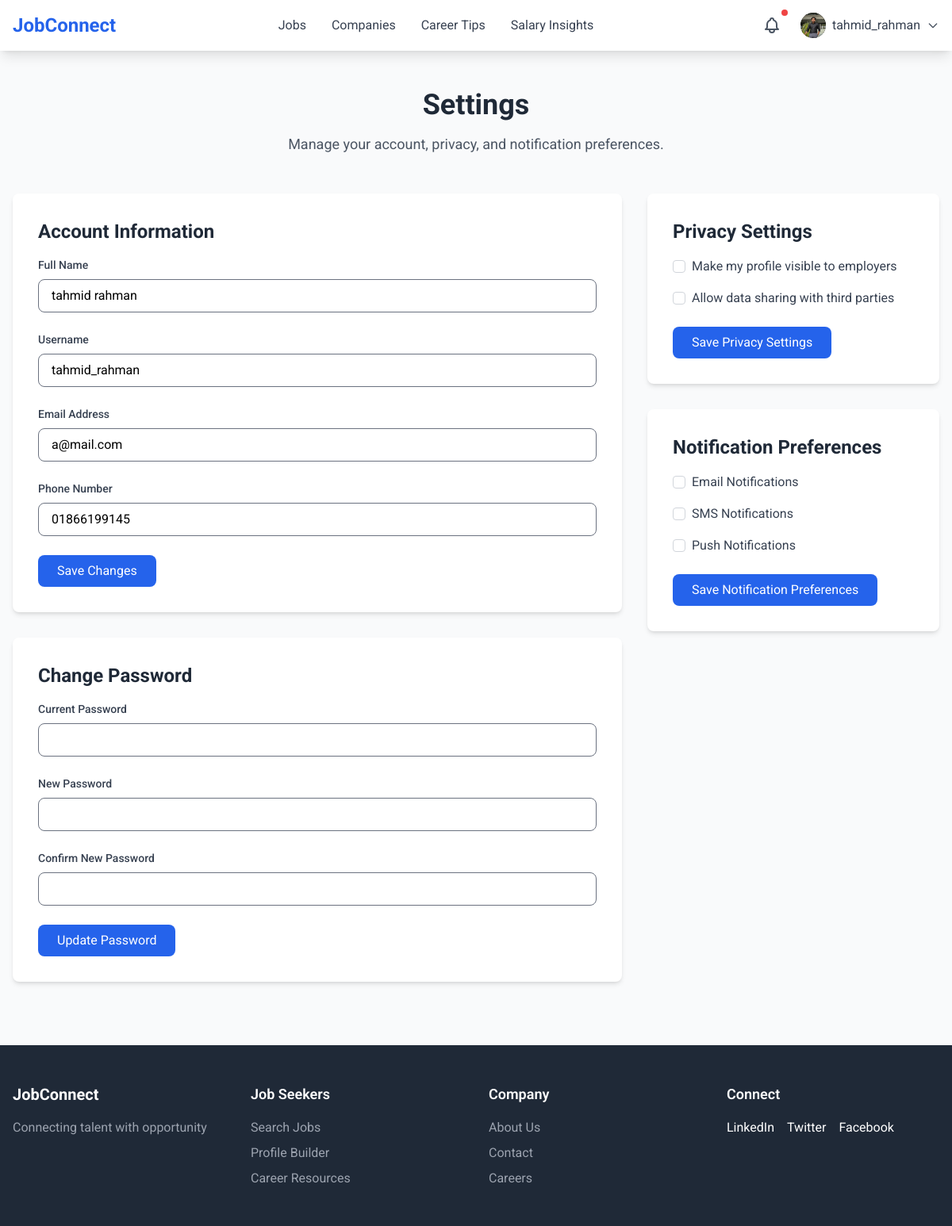
/jobseeker/settings/ (signed in), run on the app's committed database.
### accounts/models.py (models this page shows, shortened)
class CustomUser(AbstractBaseUser, PermissionsMixin):
    id = models.AutoField(primary_key=True)
    name = models.CharField(max_length=100)
    username = models.CharField(max_length=100, unique=True)
    email = models.EmailField(unique=True)
    phone_no = models.CharField(max_length=15,null=True,blank=True)
    role = models.CharField(max_length=50, choices=[
        ('admin', 'Admin'),
        ('user', 'User'),
        ('employee', 'Employee'),
    ], default='user')
    status = models.CharField(max_length=50, choices=[
        ('approved','Approved'),
        ('pending', 'Pending'),
    ],default='pending')
    is_active = models.BooleanField(default=True)
    is_staff = models.BooleanField(default=False)
    objects = CustomUserManager()
    USERNAME_FIELD = 'email'
    REQUIRED_FIELDS = ['username', 'name']

### jobseeker/models.py (models this page shows, shortened)
class Profile(models.Model):
    user = models.OneToOneField(CustomUser, on_delete=models.CASCADE, related_name='profile')
    profile_id = models.AutoField(primary_key=True)
    profile_picture = models.ImageField(upload_to='profile_pics/', blank=True, null=True,default='profile_pics/profile_1.png')
    first_name = models.CharField(max_length=50, blank=True, null=True)
    last_name = models.CharField(max_length=50, blank=True, null=True)
    job_title = models.CharField(max_length=100, blank=True, null=True)
    location = models.CharField(max_length=100, blank=True, null=True)
    about_me = models.TextField( blank=True, null=True)

### jobseeker/views.py (the view)
    def wrapper(request, *args, **kwargs):
        if request.user.role != 'user':
            messages.error(request, "You are not authorized to view this page.")
            return redirect('login')
        return view_func(request, *args, **kwargs)

### jobseeker/views.py (called while the page is built)
def user_role_required(view_func):
    def wrapper(request, *args, **kwargs):
        if request.user.role != 'user':
            messages.error(request, "You are not authorized to view this page.")
            return redirect('login')
        return view_func(request, *args, **kwargs)
    return wrapper

@user_role_required
@login_required
def setting(request):
    return render(request, 'jobseeker/settings.html')

### static/templates/jobseeker/settings.html (shortened to what this page needs)
{% extends 'base.html' %}
{% block nav %}
{% include 'components/main_nav.html' %}
{% endblock nav %}
{% block content %}
<section class="py-12 bg-gray-50">
    <div class="max-w-7xl mx-auto px-4">
        <div class="text-center mb-12">
            <h1 class="text-4xl font-bold text-gray-800 mb-4">Settings</h1>
            <p class="text-lg text-gray-600">Manage your account, privacy, and notification preferences.</p>
        </div>
        <div class="grid grid-cols-1 lg:grid-cols-3 gap-8">
            <div class="lg:col-span-2">
                <div class="bg-white p-8 rounded-lg shadow-md mb-8">
                    <h2 class="text-2xl font-bold text-gray-800 mb-4">Account Information</h2>
                    <form method="post" action="{% url 'jobseeker:update_account' %}">
                        <div class="mb-6">
                            <label class="block text-sm font-medium text-gray-700 mb-2">Full Name</label>
                            <input type="text" name="name" value="{{request.user.name}}"
                                class="w-full px-4 py-2 border rounded-lg focus:ring-blue-500 focus:border-blue-500">
                        </div>
                        <div class="mb-6">
                            <label class="block text-sm font-medium text-gray-700 mb-2">Username</label>
                            <input type="text" name="username" value="{{request.user.username}}"
                                class="w-full px-4 py-2 border rounded-lg focus:ring-blue-500 focus:border-blue-500">
                        </div>
                        <div class="mb-6">
                            <label class="block text-sm font-medium text-gray-700 mb-2">Email Address</label>
                            <input type="email" name="email" value="{{request.user.email}}"
                                class="w-full px-4 py-2 border rounded-lg focus:ring-blue-500 focus:border-blue-500">
                        </div>
                        <div class="mb-6">
                            <label class="block text-sm font-medium text-gray-700 mb-2">Phone Number</label>
                            <input type="tel" name="phone_no" value="{{request.user.phone_no}}"
                                class="w-full px-4 py-2 border rounded-lg focus:ring-blue-500 focus:border-blue-500">
                        </div>
                        <button type="submit" class="bg-blue-600 text-white px-6 py-2 rounded-lg hover:bg-blue-700">
                            Save Changes
                        </button>
                    </form>
                </div>
                <div class="bg-white p-8 rounded-lg shadow-md mb-8">
                    <h2 class="text-2xl font-bold text-gray-800 mb-4">Change Password</h2>
                    <form method="post" action="{% url 'jobseeker:change_password' %}">
                        <div class="mb-6">
                            <label class="block text-sm font-medium text-gray-700 mb-2">Current Password</label>
                            <input type="password" name="current_password"
                                class="w-full px-4 py-2 border rounded-lg focus:ring-blue-500 focus:border-blue-500">
                        </div>
                        <div class="mb-6">
                            <label class="block text-sm font-medium text-gray-700 mb-2">New Password</label>
                            <input type="password" name="new_password"
                                class="w-full px-4 py-2 border rounded-lg focus:ring-blue-500 focus:border-blue-500">
                        </div>
                        <div class="mb-6">
                            <label class="block text-sm font-medium text-gray-700 mb-2">Confirm New Password</label>
                            <input type="password" name="confirm_new_password"
                                class="w-full px-4 py-2 border rounded-lg focus:ring-blue-500 focus:border-blue-500">
                        </div>
                        <button class="bg-blue-600 text-white px-6 py-2 rounded-lg hover:bg-blue-700">
                            Update Password
                        </button>
                    </form>
                </div>
            </div>
            <div class="lg:col-span-1">
                <div class="bg-white p-8 rounded-lg shadow-md mb-8">
                    <h2 class="text-2xl font-bold text-gray-800 mb-4">Privacy Settings</h2>
                    <div class="space-y-4">
                        <div class="flex items-center">
                            <input type="checkbox" id="profile-visibility"
                                class="w-4 h-4 text-blue-600 border-gray-300 rounded focus:ring-blue-500">
                            <label for="profile-visibility" class="ml-2 text-gray-700">Make my profile visible to
                                employers</label>
                        </div>
                        <div class="flex items-center">
                            <input type="checkbox" id="data-sharing"
                                class="w-4 h-4 text-blue-600 border-gray-300 rounded focus:ring-blue-500">
                            <label for="data-sharing" class="ml-2 text-gray-700">Allow data sharing with third
                                parties</label>
                        </div>
                    </div>
                    <button class="mt-6 bg-blue-600 text-white px-6 py-2 rounded-lg hover:bg-blue-700">
                        Save Privacy Settings
                    </button>
                </div>
                <div class="bg-white p-8 rounded-lg shadow-md">
                    <h2 class="text-2xl font-bold text-gray-800 mb-4">Notification Preferences</h2>
                    <div class="space-y-4">
                        <div class="flex items-center">
                            <input type="checkbox" id="email-notifications"
                                class="w-4 h-4 text-blue-600 border-gray-300 rounded focus:ring-blue-500">
                            <label for="email-notifications" class="ml-2 text-gray-700">Email Notifications</label>
                        </div>
                        <div class="flex items-center">
                            <input type="checkbox" id="sms-notifications"
                                class="w-4 h-4 text-blue-600 border-gray-300 rounded focus:ring-blue-500">
                            <label for="sms-notifications" class="ml-2 text-gray-700">SMS Notifications</label>
                        </div>
                        <div class="flex items-center">
                            <input type="checkbox" id="push-notifications"
                                class="w-4 h-4 text-blue-600 border-gray-300 rounded focus:ring-blue-500">
                            <label for="push-notifications" class="ml-2 text-gray-700">Push Notifications</label>
                        </div>
                    </div>
                    <button class="mt-6 bg-blue-600 text-white px-6 py-2 rounded-lg hover:bg-blue-700">
                        Save Notification Preferences
                    </button>
                </div>
            </div>
        </div>
    </div>
</section>
{% endblock content %}
{% block footer %}
<div class="footer-container hidden md:block">
    {% include 'components/footer.html' %}
</div>
{% endblock footer %}

### static/templates/components/main_nav.html (shortened to what this page needs)
<nav class="bg-white shadow-lg sticky top-0 z-10">
    <div class="max-w-7xl mx-auto px-4">
        <div class="flex justify-between items-center h-16">
            <a href="/jobseeker/jobs/" class="flex items-center">
                <span class="text-2xl font-bold text-blue-600">JobConnect</span>
            </a>
            <div class="hidden md:flex space-x-8">
                <a href="/jobseeker/jobs"
                    class="hover:text-blue-600 {% if '/jobseeker/jobs' in request.path %} text-blue-600 {% else %} text-gray-700 {% endif %} ">
                    Jobs
                </a>
                <a href="/jobseeker/company"
                    class="{% if '/jobseeker/company' in request.path %} text-blue-600 {% else %} text-gray-700 {% endif %} hover:text-blue-600">Companies</a>
                <a href="/jobseeker/tips"
                    class="{% if '/jobseeker/tips' in request.path %} text-blue-600 {% else %} text-gray-700 {% endif %} hover:text-blue-600">Career
                    Tips</a>
                <a href="/jobseeker/salaryinsight"
                    class="{% if '/jobseeker/salaryinsight' in request.path %} text-blue-600 {% else %} text-gray-700 {% endif %} hover:text-blue-600">Salary
                    Insights</a>
            </div>
            <div class="flex items-center space-x-4">
                <div class="relative">
                    <button id="notificationButton" class="p-2 text-gray-600 hover:text-blue-600 relative">
                        <span class="absolute top-0 right-0 w-2 h-2 bg-red-500 rounded-full"></span>
                    </button>
                </div>
                <div class="relative">
                    <button id="profileButton" class="flex items-center space-x-2 focus:outline-none">
                        <img src="{{ request.user.profile.profile_picture.url }}" alt="Profile"
                            class="w-8 h-8 rounded-full bg-black">
                        <span class="hidden md:block text-gray-700">{{ request.user.username }}</span>
                        <svg class="w-4 h-4 text-gray-600" fill="none" stroke="currentColor" viewBox="0 0 24 24">
                            <path stroke-linecap="round" stroke-linejoin="round" stroke-width="2" d="M19 9l-7 7-7-7" />
                        </svg>
                    </button>
                </div>
            </div>
        </div>
    </div>
</nav>

### data on the page
CustomUser: user.profile.profile_picture (picture), user.username "tahmid_rahman", name "tahmid rahman", username "tahmid_rahman", email "a@mail.com", phone_no "01866199145"
